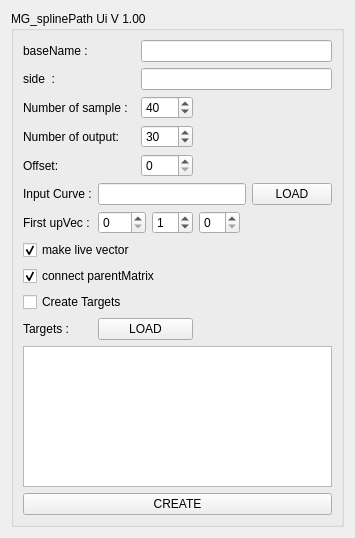
<?xml version="1.0" encoding="UTF-8"?>
<ui version="4.0">
 <class>Form</class>
 <widget class="QWidget" name="Form">
  <property name="geometry">
   <rect>
    <x>0</x>
    <y>0</y>
    <width>342</width>
    <height>538</height>
   </rect>
  </property>
  <property name="windowTitle">
   <string>Form</string>
  </property>
  <layout class="QGridLayout" name="gridLayout">
   <item row="0" column="0">
    <widget class="QGroupBox" name="mainGB">
     <property name="title">
      <string>MG_splinePath Ui V 1.00</string>
     </property>
     <layout class="QGridLayout" name="gridLayout_2">
      <item row="0" column="0">
       <widget class="QLabel" name="baseNameL">
        <property name="text">
         <string>baseName :</string>
        </property>
       </widget>
      </item>
      <item row="0" column="2" colspan="5">
       <widget class="QLineEdit" name="baseNameLE"/>
      </item>
      <item row="1" column="0">
       <widget class="QLabel" name="sideL">
        <property name="text">
         <string>side  :</string>
        </property>
       </widget>
      </item>
      <item row="1" column="2" colspan="5">
       <widget class="QLineEdit" name="sideLE"/>
      </item>
      <item row="2" column="0" colspan="2">
       <widget class="QLabel" name="samplesL">
        <property name="text">
         <string>Number of sample :</string>
        </property>
       </widget>
      </item>
      <item row="2" column="2" colspan="2">
       <widget class="QSpinBox" name="samplesSB">
        <property name="value">
         <number>40</number>
        </property>
       </widget>
      </item>
      <item row="3" column="0" colspan="2">
       <widget class="QLabel" name="outputsL">
        <property name="text">
         <string>Number of output:</string>
        </property>
       </widget>
      </item>
      <item row="3" column="2" colspan="2">
       <widget class="QSpinBox" name="outputsSB">
        <property name="value">
         <number>30</number>
        </property>
       </widget>
      </item>
      <item row="4" column="0">
       <widget class="QLabel" name="offsetL">
        <property name="text">
         <string>Offset:</string>
        </property>
       </widget>
      </item>
      <item row="4" column="2" colspan="2">
       <widget class="QSpinBox" name="offsetSB"/>
      </item>
      <item row="5" column="0">
       <widget class="QLabel" name="inputCurveL">
        <property name="text">
         <string>Input Curve :</string>
        </property>
       </widget>
      </item>
      <item row="5" column="1" colspan="5">
       <widget class="QLineEdit" name="inputCurveLE"/>
      </item>
      <item row="5" column="6">
       <widget class="QPushButton" name="inputCurvePB">
        <property name="text">
         <string>LOAD</string>
        </property>
       </widget>
      </item>
      <item row="6" column="0">
       <widget class="QLabel" name="firstupVecZL">
        <property name="text">
         <string>First upVec :</string>
        </property>
       </widget>
      </item>
      <item row="6" column="1" colspan="2">
       <widget class="QSpinBox" name="firstupVecXSB"/>
      </item>
      <item row="6" column="3">
       <widget class="QSpinBox" name="firstupVecYSB">
        <property name="value">
         <number>1</number>
        </property>
       </widget>
      </item>
      <item row="8" column="0" colspan="4">
       <widget class="QCheckBox" name="connectMatrixCB">
        <property name="text">
         <string>connect parentMatrix</string>
        </property>
        <property name="checked">
         <bool>true</bool>
        </property>
       </widget>
      </item>
      <item row="9" column="0" colspan="3">
       <widget class="QCheckBox" name="createTargetsCB">
        <property name="text">
         <string>Create Targets</string>
        </property>
       </widget>
      </item>
      <item row="10" column="0">
       <widget class="QLabel" name="targetsL">
        <property name="text">
         <string>Targets :</string>
        </property>
       </widget>
      </item>
      <item row="10" column="1" colspan="3">
       <widget class="QPushButton" name="targetsPB">
        <property name="text">
         <string>LOAD</string>
        </property>
       </widget>
      </item>
      <item row="11" column="0" colspan="7">
       <widget class="QListWidget" name="targetsLW"/>
      </item>
      <item row="12" column="0" colspan="7">
       <widget class="QPushButton" name="createPB">
        <property name="text">
         <string>CREATE</string>
        </property>
       </widget>
      </item>
      <item row="6" column="4">
       <widget class="QSpinBox" name="firstupVecZSB"/>
      </item>
      <item row="7" column="0" colspan="2">
       <widget class="QCheckBox" name="makeLiveVectorCB">
        <property name="text">
         <string>make live vector</string>
        </property>
        <property name="checked">
         <bool>true</bool>
        </property>
       </widget>
      </item>
     </layout>
    </widget>
   </item>
   <item row="1" column="0">
    <spacer name="verticalSpacer">
     <property name="orientation">
      <enum>Qt::Vertical</enum>
     </property>
     <property name="sizeHint" stdset="0">
      <size>
       <width>20</width>
       <height>40</height>
      </size>
     </property>
    </spacer>
   </item>
  </layout>
 </widget>
 <resources/>
 <connections/>
</ui>
